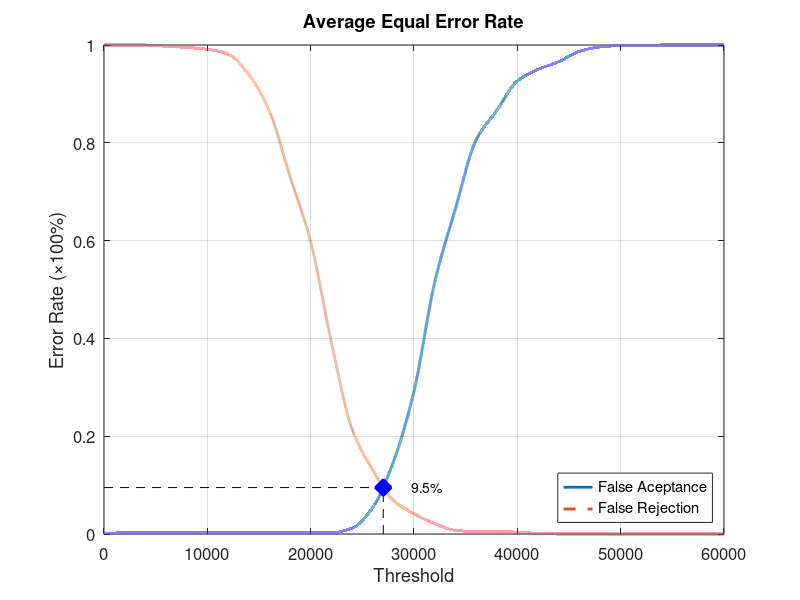
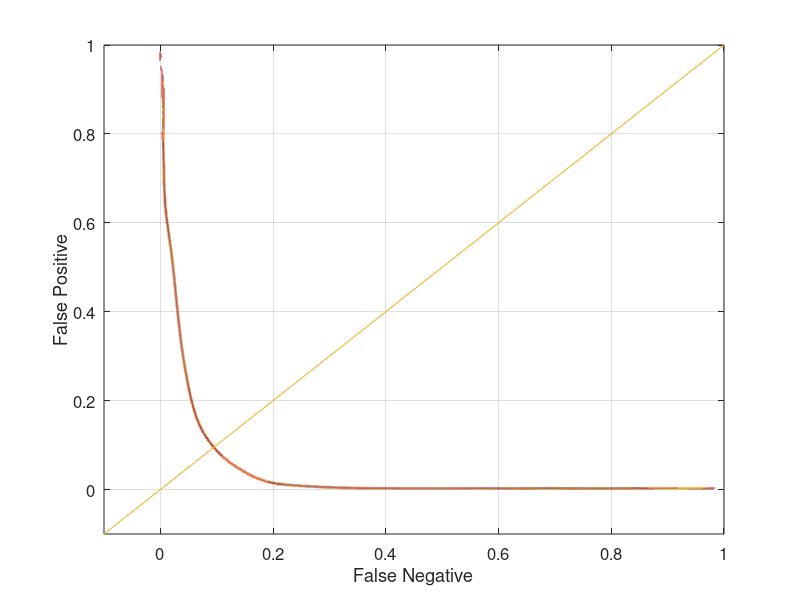

Recreate these plots in MATLAB, in order.
function yEER = Experiment2Average
close all;
clear;
clc;
x = 0:2000:60000;
xq = 0:0.5:60000;

y0 = [0 0.00263158 0.00263158 0.00263158 0.00263158 0.00263158 0.00263158 0.00263158 0.00263158 0.00263158 0.00263158 0.00263158 0.0118421 0.0539474 0.147368 0.292105 0.514474 0.664474 0.805263 0.865789 0.926316 0.95 0.965789 0.986842 0.996053 0.998684 0.998684 1 1 1 1];
yy0 = interp1(x, y0, xq, 'pchip');
y1 = [1 1 1 0.9975 0.995 0.99125 0.98125 0.94 0.865 0.73125 0.5975 0.3925 0.215 0.13125 0.06875 0.04125 0.02125 0.0075 0.005 0.005 0.00375 0.00125 0 0 0 0 0 0 0 0 0];
yy1 = interp1(x, y1, xq, 'pchip');

% Calculating EER: 
y2 = abs(y0 - y1);
find(y2 == min(y2))
yy2 = abs(yy0 - yy1);
xEER = find(yy2 == min(yy2));
xEERIndex = xq(xEER) % X-axis EER
yEER = yy0(xEER) % Y-axis EER

main = figure
plot(xq, yy0,'-','LineWidth', 2);	hold on
plot(xq, yy1,'--','LineWidth', 2);	hold on
plot([xEERIndex xEERIndex], [0 yEER], 'k--');	hold on
plot([0 xEERIndex], [yEER yEER], 'k--');	hold on
plot(xEERIndex, yEER, 'bx', 'LineWidth', 10);	hold on
text(xEERIndex + 10 * xEERIndex / 100, yEER, [num2str(round((10000 * yEER)) / 100) '%'])
legend('False Aceptance', 'False Rejection', 'Location', 'SouthEast')
xlabel('Threshold')
ylabel('Error Rate (\times100%)')
title('Average Equal Error Rate')
set(gca, 'FontSize', 12)
axis([0 60000 0 1])
grid on

print(main, 'Experiment2AverageMain', '-dpng');
FNRxFPR = figure('Color', [1 1 1]);
plot(yy1, yy0, '-', yy1, yy0, 'LineWidth', 2);
hold on
y = -0.1:0.1:1
plot(y, y); 
set(gca, 'FontSize', 12)
xlabel('False Negative')
ylabel('False Positive')
axis([-0.1 1 -0.1 1])
set(gca, 'FontSize', 12)
grid on

print(FNRxFPR, 'Experiment2AverageFNRxFPR','-dpng');
end
